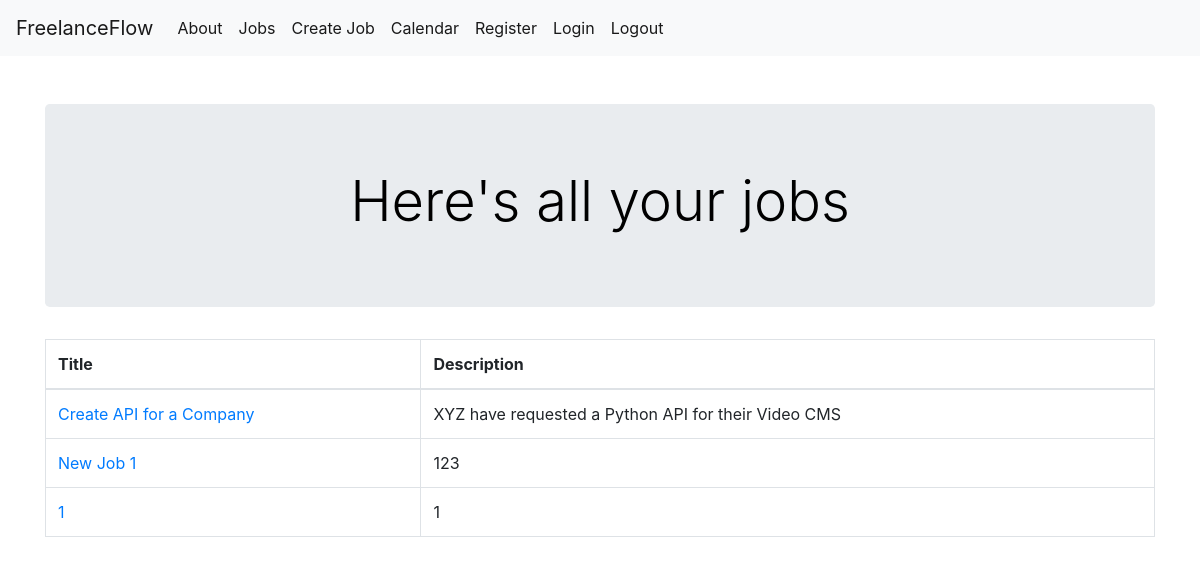
Page /jobs (signed in) on the earlier database version.
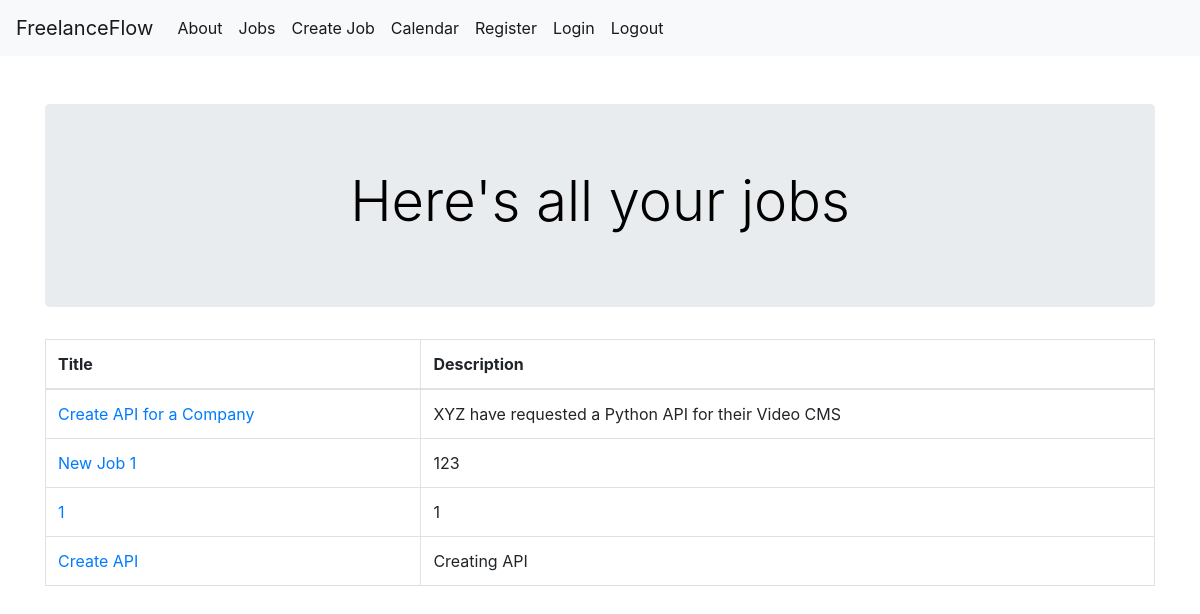
Same page on the later database version.
### tables this page shows
CREATE TABLE Jobs (
    jobid INTEGER PRIMARY KEY AUTOINCREMENT,
    title TEXT NOT NULL,
    description TEXT NOT NULL,
    datecreated TEXT NOT NULL,
    deadline TEXT NOT NULL,
    status TEXT NOT NULL,
    quotation REAL NOT NULL,
    createdby INTEGER,
    FOREIGN KEY (createdby) REFERENCES Users(userid)
);

### application.py (the view)
@app.route('/jobs')
@login_required
def jobs():
    conn = database_connection()
    Jobs = conn.execute('SELECT * FROM Jobs WHERE createdby = ?', (current_user.id,)).fetchall()
    conn.close()
    return render_template('jobs.html', Jobs=Jobs)

### application.py (called while the page is built)
def database_connection():
    conn = sqlite3.connect('freelanceflow.db')
    conn.row_factory = sqlite3.Row
    return conn

@login_manager.user_loader
def load_user(user_id):
    conn = database_connection()
    user_data = conn.execute('SELECT * FROM Users WHERE userid = ?', (user_id,)).fetchone()
    conn.close()
    if user_data is None:
        return None
    user = User(user_data['userid'], user_data['emailaddress'], user_data['password'], user_data['firstname'], user_data['lastname'], user_data['username'], user_data['accounttype'])
    return user

### templates/jobs.html (shortened to what this page needs)
{% extends 'base.html' %}
{% block jumbotron_title %} Here's all your jobs {% endblock %}
{% block content %}
    <div class="container">
        <table class="table table-bordered table-hover">
            <thead>
                <tr>
                    <th>Title</th>
                    <th>Description</th>
                </tr>
            </thead>
            <tbody>
                {% for Job in Jobs %}
                    <tr>
                        <td><a href="{{ url_for('job', job_id=Job['jobid']) }}">{{ Job['title'] }}</a></td>
                        <td>{{ Job['description'] }}</td>
                    </tr>
                {% endfor %}
            </tbody>
        </table>
    </div>
{% endblock %}

### templates/base.html (shortened to what this page needs)
<!doctype html>
<html lang="en">
  <head>
    <link rel="stylesheet" href="https://cdn.jsdelivr.net/npm/bootstrap@4.4.1/dist/css/bootstrap.min.css">
    <link rel="stylesheet" href="../static/css/style.css">
  </head>
  <body>
    <nav class="navbar navbar-expand-md navbar-light bg-light">
        <a class="navbar-brand" href="{{ url_for('index')}}">FreelanceFlow</a>
        <div class="collapse navbar-collapse" id="navbarNav">
            <ul class="navbar-nav">
              <li class="nav-item active">
                  <a class="nav-link" href="{{ url_for('about')}}">About</a>
              </li>
              <li class="nav-item active">
                <a class="nav-link" href="{{ url_for('jobs')}}">Jobs</a>
              </li>
              <li class="nav-item active">
                <a class="nav-link" href="{{ url_for('createjob')}}">Create Job</a>
              </li>
              <li class="nav-item active">
                <a class="nav-link" href="{{ url_for('calendar')}}">Calendar</a>
              </li>
              <li class="nav-item active">
                <a class="nav-link" href="{{ url_for('register')}}">Register</a>
              </li>
              <li class="nav-item active">
                <a class="nav-link" href="{{ url_for('login')}}">Login</a>
              </li>
              <li class="nav-item active">
                <a class="nav-link" href="{{ url_for('logout')}}">Logout</a>
              </li>
            </ul>
        </div>
    </nav>
      <div class="content">
        <div class="container mt-5">
          <div class="jumbotron text-center">
              <h1 class="display-4">{% block jumbotron_title %}{% endblock %}</h1>
          </div>
      </div>
      {% block content %} {% endblock %}
    </div>
  </body>
</html>

### static/css/style.css (style rules this page uses)
h1 { color: rgb(0, 0, 0); text-align: center; }

Differences in the rows shown:
added Jobs: title "Create API", description "Creating API"
